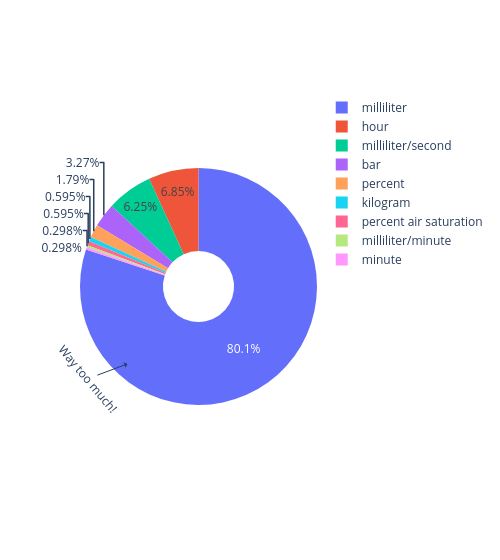

The cell this chart's notebook holds for it:
### Markdown cell above
#### Tossing Out `Units`

I'm not sure why, but something about this combination of prompt, model, and data resulted in almost every entry being labeled as `milliliter` (see chart). Sometimes that's right, but it's wrong so often that I decided it wasn't worth me putting in the effort to manually label the correct units on every entry. Instead I'm just excluding this column from the rest of the analysis. A good future question is why the model struggles to apply these labels in particular.

### Code cell
fig = px.pie(results_df.groupby('canonical_unit').count().reset_index(), values='raw_label', names='canonical_unit', hole=0.3, width=500)
fig.add_annotation(x=0.2, y=0.3,
            text="Way too much!",
            showarrow=True,
            arrowhead=1,
            textangle = 50,
                  ax=-40,
                  ay=15)

### Figure 1 — Plotly figure (JSON) as saved in the notebook; plotly's stock layout.template omitted (floating-point values rounded to 4 significant figures)
{"data": [{"domain": {"x": [0, 1], "y": [0, 1]}, "hole": 0.3, "hovertemplate": "canonical_unit=%{label}<br>raw_label=%{value}<extra></extra>", "labels": ["bar", "hour", "kilogram", "milliliter", "milliliter/minute", "milliliter/second", "minute", "percent", "percent air saturation"], "legendgroup": "", "name": "", "showlegend": true, "type": "pie", "values": [11, 23, 2, 269, 1, 21, 1, 6, 2]}], "layout": {"annotations": [{"arrowhead": 1, "ax": -40, "ay": 15, "showarrow": true, "text": "Way too much!", "textangle": 50, "x": 0.2, "y": 0.3}], "legend": {"tracegroupgap": 0}, "margin": {"t": 60}, "width": 500}}
